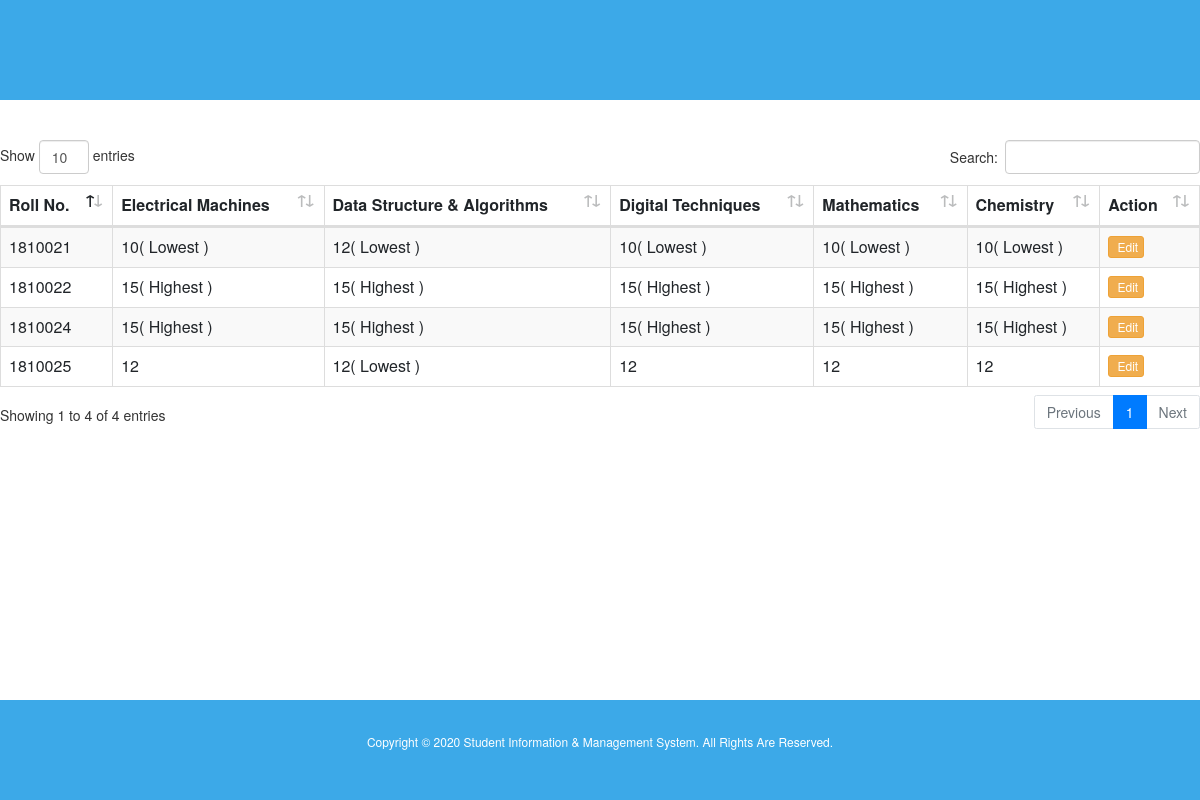
Before: /admin/ct2display.php (signed in) with the older database file.
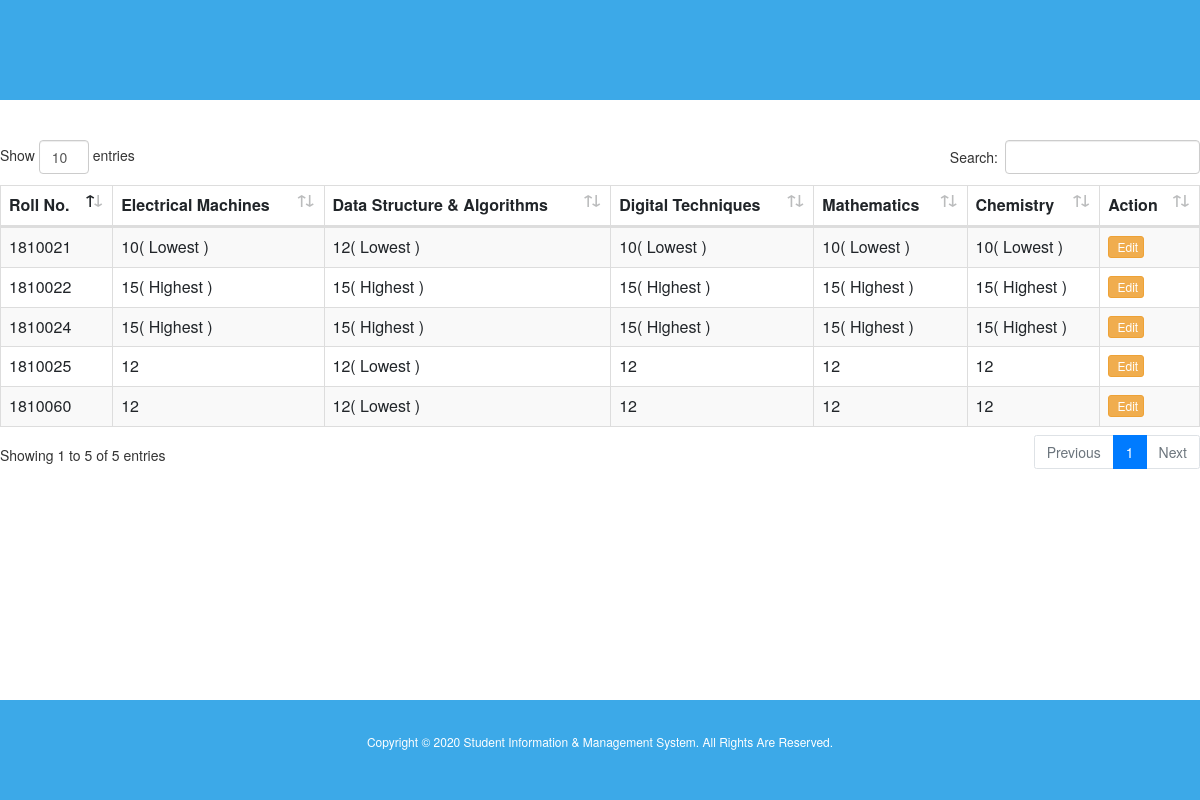
After: the same page with the newer database file.
### tables this page shows
CREATE TABLE `student_marks2` (
  `Roll` int(11) NOT NULL,
  `Electrical_Machines` int(11) NOT NULL,
  `Data_Structure_&_Algorithms` int(11) NOT NULL,
  `Digital_Techniques` int(11) NOT NULL,
  `Mathematics` int(11) NOT NULL,
  `Chemistry` int(11) NOT NULL
);

### admin/ct2display.php (the view, shortened to what this page needs)
<?php
require_once './dbcon.php';
?>
<html lang="en">
<head>
<link rel="stylesheet" href="../css/bootstrap.min.css">
<link rel="stylesheet" href="https://maxcdn.bootstrapcdn.com/bootstrap/3.4.1/css/bootstrap.min.css">
					<link rel="stylesheet" type="text/css" href="../fonts/fontawesome-free-5.13.0-web/fontawesome-free-5.13.0-web/css/all.min.css">
					<link rel="stylesheet" href="../css/dataTables.bootstrap4.min.css">
                    <link rel="stylesheet" href="../css/style.css">
</head>
<body>
<header style="width:100%; height:100px; background:#3CA9E8;">
   </header>
   <br> <br>
<div class="table-responsive">
<table id="data" class="table table-hover table-bordered table-striped">
  <thead>
  <tr>
    <th>Roll No.</th>
    <th>Electrical Machines</th>
    <th>Data Structure & Algorithms</th>
    <th>Digital Techniques</th>
    <th>Mathematics</th>
    <th>Chemistry</th>
    <th>Action</th>
  </tr>
</thead>
<tbody>
<?php
    $db_sinfos = mysqli_query($link, "SELECT * FROM `student_marks2` ");
   $rows = mysqli_fetch_all($db_sinfos, MYSQLI_ASSOC);
   $eletrical_lowest=20;
   $eletrical_highest=0;
   $data_lowest=20;
   $data_highest=0;
   $tech_lowest=20;
   $tech_highest=0;
   $math_lowest=20;
   $math_highest=0;
   $chem_lowest=20;
   $chem_highest=0;
   foreach($rows as $row){
     if($row['Electrical_Machines'] > $eletrical_highest){
        $eletrical_highest = $row['Electrical_Machines'];
     }
     if($row['Electrical_Machines'] < $eletrical_lowest){
        $eletrical_lowest = $row['Electrical_Machines'];
     }
     if($row['Data_Structure_&_Algorithms'] > $data_highest){
        $data_highest = $row['Data_Structure_&_Algorithms'];
     }
     if($row['Data_Structure_&_Algorithms'] < $data_lowest){
      $data_lowest = $row['Data_Structure_&_Algorithms'];
   }
     if($row['Digital_Techniques'] > $tech_highest){
        $tech_highest = $row['Digital_Techniques'];
     }
     if($row['Digital_Techniques'] < $tech_lowest){
        $tech_lowest = $row['Digital_Techniques'];
     }
     if($row['Mathematics'] > $math_highest){
        $math_highest = $row['Mathematics'];
     }
     if($row['Mathematics'] < $math_lowest){
        $math_lowest = $row['Mathematics'];
     }
     if($row['Chemistry'] > $chem_highest){
        $chem_highest = $row['Chemistry'];
     }
     if($row['Chemistry'] < $chem_lowest){
        $chem_lowest = $row['Chemistry'];
     }
   }
  foreach($rows as $row){
?>
  <tr>
    <td><?php echo $row['Roll']; ?></td>
    <td><?php echo $row['Electrical_Machines'] . ($eletrical_highest == $row['Electrical_Machines'] ? "( Highest )" : "" ) . (($eletrical_lowest == $row['Electrical_Machines'] && $eletrical_lowest!=$eletrical_highest) ? "( Lowest )" : "" );  ?></td>
    <td><?php echo $row['Data_Structure_&_Algorithms'] . ($data_highest == $row['Data_Structure_&_Algorithms'] ? "( Highest )" : "" ) . (($data_lowest == $row['Data_Structure_&_Algorithms'] && $data_lowest!=$data_highest) ? "( Lowest )" : "" );  ?></td>
    <td><?php echo $row['Digital_Techniques'] . ($tech_highest == $row['Digital_Techniques'] ? "( Highest )" : "" ) . (($tech_lowest == $row['Digital_Techniques'] && $tech_lowest!=$tech_highest) ? "( Lowest )" : "" );  ?></td>
    <td><?php echo $row['Mathematics'] . ($math_highest == $row['Mathematics'] ? "( Highest )" : "" ) . (($math_lowest == $row['Mathematics'] && $math_lowest!=$math_highest) ? "( Lowest )" : "" );  ?></td>
    <td><?php echo $row['Chemistry'] . ($chem_highest == $row['Chemistry'] ? "( Highest )" : "" ) . (($chem_lowest == $row['Chemistry'] && $chem_lowest!=$chem_highest) ? "( Lowest )" : "" );  ?></td>
    <td>
       <a href="ct2update.php?page=update-student&Roll=<?php echo base64_encode($row['Roll']); ?>" class="btn btn-xs btn-warning"><i class="fa fa-pencil"></i> Edit</a>
    </td>
  </tr>
<?php
  }
?>
</tbody>
</table>
</div>
   <br> <br>
   <footer style="width:100%; height:100px; background:#3CA9E8; text-align:center; margin-top:49px; position:absolute; bottom:0;">
        <h6 style="padding-top:25px; color: white;">Copyright &COPY; 2020 Student Information & Management System. All Rights Are Reserved.</h6>
     </footer>
</body>
</html>

Changed rows visible on the page:
added student_marks2: Roll "1810060", Electrical_Machines "12", value "12", shows "( Lowest )", Digital_Techniques "12", Mathematics "12", Chemistry "12"
Other visible differences:
text written by a page script: "Show entries Search: Showing 1 to 4 of 4 entries Previous 1 Next" → "Show entries Search: Showing 1 to 5 of 5 entries Previous 1 Next"
